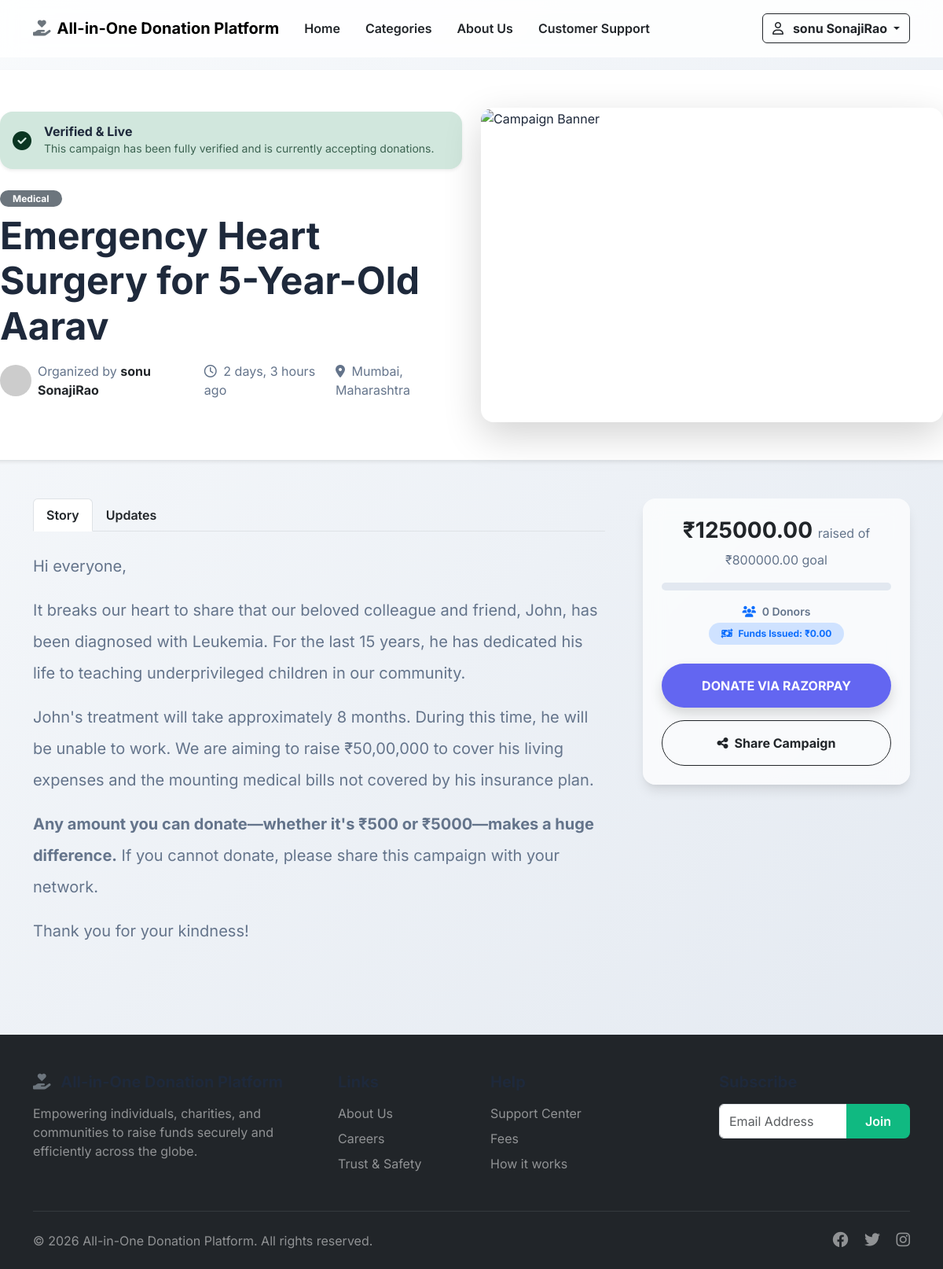
Screenshot of /campaign/1/ (signed in) with the database file from the repository.
### accounts/models.py (models this page shows, shortened)
class User(AbstractUser):
    class Role(models.TextChoices):
        DONOR = 'DONOR', _('Donor')
        CAMPAIGN_OWNER = 'OWNER', _('Campaign Owner')
        ADMIN = 'ADMIN', _('Admin')
    email = models.EmailField(_('email address'), unique=True)
    phone_number = models.CharField(_('phone number'), max_length=15, unique=True, null=True, blank=True)
    otp_code = models.CharField(max_length=6, null=True, blank=True)
    otp_expiry = models.DateTimeField(null=True, blank=True)
    role = models.CharField(
        max_length=20,
        choices=Role.choices,
        default=Role.DONOR
    )
    profile_image = models.ImageField(upload_to='profiles/', null=True, blank=True)
    verified = models.BooleanField(default=False)
    USERNAME_FIELD = 'email'
    REQUIRED_FIELDS = ['username']
    objects = CustomUserManager()
    def is_admin_role(self):
        return self.role == self.Role.ADMIN

### campaigns/models.py (models this page shows, shortened)
class Campaign(models.Model):
    class Status(models.TextChoices):
        DRAFT = 'DRAFT', _('Draft')
        ACTIVE = 'ACTIVE', _('Active')
        COMPLETED = 'COMPLETED', _('Completed')
        CANCELLED = 'CANCELLED', _('Cancelled')
    owner = models.ForeignKey(settings.AUTH_USER_MODEL, on_delete=models.CASCADE, related_name='campaigns')
    title = models.CharField(max_length=200)
    description = models.TextField()
    goal_amount = models.DecimalField(max_digits=12, decimal_places=2)
    raised_amount = models.DecimalField(max_digits=12, decimal_places=2, default=0.00)
    image = models.ImageField(upload_to='campaigns/images/', null=True, blank=True)
    start_date = models.DateTimeField(auto_now_add=True)
    end_date = models.DateTimeField(null=True, blank=True)
    category = models.ForeignKey(Category, on_delete=models.SET_NULL, null=True, related_name='campaigns')
    location = models.CharField(max_length=255, blank=True)
    payment_qr_code = models.ImageField(upload_to='campaigns/qr_codes/', null=True, blank=True, help_text="Upload your UPI or Bank QR code here")
    status = models.CharField(
        max_length=20,
        choices=Status.choices,
        default=Status.DRAFT
    )
    approved = models.BooleanField(default=False)
    status_reason = models.TextField(blank=True, null=True, help_text="Reason for current status or rejection notes")
    amount_issued = models.DecimalField(max_digits=12, decimal_places=2, default=0.00, help_text="Total amount paid out to the seeker")
    created_at = models.DateTimeField(auto_now_add=True)
    updated_at = models.DateTimeField(auto_now=True)
    @property
    def progress_percentage(self):
        if self.goal_amount > 0:
            return round((self.raised_amount / self.goal_amount) * 100, 2)
        return 0

class Category(models.Model):
    name = models.CharField(max_length=100, unique=True)
    slug = models.SlugField(max_length=100, unique=True)
    icon = models.ImageField(upload_to='categories/icons/', null=True, blank=True)
    class Meta:
        verbose_name_plural = "Categories"

### core/views.py (the view)
# urls.py: path('campaign/<int:pk>/', CampaignDetailView.as_view(), name='campaign_detail'),
class CampaignDetailView(DetailView):
    model = Campaign
    template_name = 'campaign_detail.html'
    context_object_name = 'campaign'

### templates/campaign_detail.html (shortened to what this page needs)
{% extends 'base.html' %}
{% load static %}
{% block content %}
<div class="row pt-5 bg-white border-bottom shadow-sm">
    <div class="container pb-5">
        <div class="row align-items-center">
            <div class="col-lg-6 mb-4 mb-lg-0">
                <div class="col-12 mb-4">
                    {% if campaign.status == 'DRAFT' %}
                        <div class="alert alert-warning border-0 shadow-sm rounded-4 d-flex align-items-center mb-4 p-3 anim-fade-in">
                            <i class="fa-solid fa-clock-rotate-left fs-4 me-3"></i>
                            <div>
                                <h6 class="fw-bold mb-0">Under Review</h6>
                                <p class="small mb-0 opacity-75">Our team is currently verifying the details of this campaign to ensure safety for our donors.</p>
                            </div>
                        </div>
                    {% elif campaign.status == 'ACTIVE' %}
                        <div class="alert alert-success border-0 shadow-sm rounded-4 d-flex align-items-center mb-4 p-3 anim-fade-in">
                            <i class="fa-solid fa-circle-check fs-4 me-3"></i>
                            <div>
                                <h6 class="fw-bold mb-0">Verified & Live</h6>
                                <p class="small mb-0 opacity-75">This campaign has been fully verified and is currently accepting donations.</p>
                            </div>
                        </div>
                    {% endif %}
                    <span class="badge bg-secondary mb-2 rounded-pill px-3">{{ campaign.category.name }}</span>
                    <h1 class="fw-bolder display-5 mb-3">{{ campaign.title }}</h1>
                    <div class="d-flex align-items-center text-muted-custom">
                        <img src="https://ui-avatars.com/api/?name={{ campaign.owner.get_full_name|default:campaign.owner.username }}&background=E5E7EB&color=374151" alt="Organizer" class="rounded-circle me-2" width="40" height="40">
                        <span class="me-3">Organized by <strong class="text-dark">{{ campaign.owner.get_full_name|default:campaign.owner.username }}</strong></span>
                        <span class="me-3"><i class="fa-regular fa-clock me-1"></i> {{ campaign.created_at|timesince }} ago</span>
                        {% if campaign.location %}
                        <span><i class="fa-solid fa-location-dot me-1"></i> {{ campaign.location }}</span>
                        {% endif %}
                    </div>
                </div>
            </div>
            <div class="col-lg-6">
                <div class="rounded-4 overflow-hidden shadow-lg position-relative" style="height: 400px;">
                    <img src="https://images.unsplash.com/photo-1538356111053-748a48e1acb8?q=80&w=1200" alt="Campaign Banner" class="w-100 h-100 object-fit-cover">
                </div>
            </div>
        </div>
    </div>
</div>
<div class="container my-5">
    <div class="row g-5">
        <div class="col-lg-8">
            <ul class="nav nav-tabs fw-semibold mb-4" id="campaignTabs" role="tablist">
                <li class="nav-item" role="presentation">
                    <button class="nav-link active text-dark" id="story-tab" data-bs-toggle="tab" data-bs-target="#story" type="button" role="tab" aria-selected="true">Story</button>
                </li>
                <li class="nav-item" role="presentation">
                    <button class="nav-link text-dark" id="updates-tab" data-bs-toggle="tab" data-bs-target="#updates" type="button" role="tab" aria-selected="false">Updates</button>
                </li>
            </ul>
            <div class="tab-content" id="campaignTabsContent">
                <div class="tab-pane fade show active" id="story" role="tabpanel" tabindex="0">
                    <div class="content text-muted-custom fs-5 lh-lg">
                        <p>Hi everyone,</p>
                        <p>It breaks our heart to share that our beloved colleague and friend, John, has been diagnosed with Leukemia. For the last 15 years, he has dedicated his life to teaching underprivileged children in our community.</p>
                        <p>John's treatment will take approximately 8 months. During this time, he will be unable to work. We are aiming to raise ₹50,00,000 to cover his living expenses and the mounting medical bills not covered by his insurance plan.</p>
                        <p><strong>Any amount you can donate—whether it's ₹500 or ₹5000—makes a huge difference.</strong> If you cannot donate, please share this campaign with your network.</p>
                        <p>Thank you for your kindness!</p>
                    </div>
                </div>
            </div>
        </div>
        <div class="col-lg-4">
            <div class="card glass-panel border-0 mb-4 sticky-top" style="top: 100px;">
                <div class="card-body p-4 text-center">
                    <h3 class="fw-bold text-dark mb-1">₹{{ campaign.raised_amount }} <span class="text-muted-custom fs-6 fw-normal">raised of ₹{{ campaign.goal_amount }} goal</span></h3>
                    <div class="progress-custom mb-3 mt-3">
                    </div>
                    <p class="text-muted-custom small fw-semibold mb-1">
                        <i class="fa-solid fa-users text-primary me-1"></i> {{ campaign.donations.count }} Donors
                    </p>
                    <div class="mb-4">
                        <span class="badge bg-primary-subtle text-primary rounded-pill px-3 py-2 fw-bold small"><i class="fa-solid fa-money-bill-transfer me-1"></i> Funds Issued: ₹{{ campaign.amount_issued }}</span>
                    </div>
                    <button class="btn btn-primary-custom w-100 py-3 rounded-pill fw-bold text-uppercase letter-spacing mb-3 shadow" data-bs-toggle="modal" data-bs-target="#donationModal">
                        Donate via Razorpay
                    </button>
                    <button class="btn btn-outline-dark w-100 py-3 rounded-pill fw-bold d-flex align-items-center justify-content-center">
                        <i class="fa-solid fa-share-nodes me-2"></i> Share Campaign
                    </button>
                </div>
            </div>
        </div>
    </div>
</div>
{% endblock %}

### templates/base.html (shortened to what this page needs)
{% load static %}
<!DOCTYPE html>
<html lang="en">
<head>
    <link href="https://cdn.jsdelivr.net/npm/bootstrap@5.3.0/dist/css/bootstrap.min.css" rel="stylesheet">
    <link rel="stylesheet" href="https://cdnjs.cloudflare.com/ajax/libs/font-awesome/6.4.0/css/all.min.css">
    <link rel="stylesheet" href="{% static 'css/styles.css' %}">
</head>
<body>
    <nav class="navbar navbar-expand-lg glass-nav sticky-top">
        <div class="container py-2">
            <a class="navbar-brand fw-bold mb-0 h1 text-primary-custom" href="/">
                <i class="fa-solid fa-hand-holding-heart text-secondary me-2"></i>All-in-One Donation Platform
            </a>
            <div class="collapse navbar-collapse" id="navbarNav">
                <ul class="navbar-nav me-auto mb-2 mb-lg-0">
                    <li class="nav-item">
                        <a class="nav-link fw-semibold px-3 {% if request.path == '/' %}text-primary-custom{% else %}text-dark{% endif %}" href="{% url 'home' %}">Home</a>
                    </li>
                    <li class="nav-item">
                        <a class="nav-link fw-semibold px-3 text-dark" href="{% url 'category_list' %}">Categories</a>
                    </li>
                    <li class="nav-item">
                        <a class="nav-link fw-semibold px-3 text-dark" href="{% if request.path == '/' %}#about{% else %}/#about{% endif %}">About Us</a>
                    </li>
                    <li class="nav-item">
                        <a class="nav-link fw-semibold px-3 text-dark" href="{% url 'my_tickets' %}">Customer Support</a>
                    </li>
                </ul>
                <div class="d-flex align-items-center">
                    {% if user.is_authenticated %}
                        <div class="dropdown">
                            <button class="btn btn-outline-dark fw-bold dropdown-toggle" type="button" data-bs-toggle="dropdown" aria-expanded="false">
                                <i class="fa-regular fa-user me-2"></i> {{ user.get_full_name|default:user.username }}
                            </button>
                        </div>
                    {% else %}
                        <a href="/login" class="nav-link fw-semibold me-4 text-dark d-none d-lg-block">Log in</a>
                        <a href="/login" class="btn btn-primary-custom">Start a Fundraiser</a>
                    {% endif %}
                </div>
            </div>
        </div>
    </nav>
    <main>
        {% block content %}{% endblock %}
    </main>
    <footer class="bg-dark text-white pt-5 pb-4 mt-5">
        <div class="container">
            <div class="row gx-5">
                <div class="col-md-4 mb-4">
                    <h5 class="fw-bold mb-3"><i class="fa-solid fa-hand-holding-heart text-secondary me-2"></i> All-in-One Donation Platform</h5>
                    <p class="text-white-50">Empowering individuals, charities, and communities to raise funds securely and efficiently across the globe.</p>
                </div>
                <div class="col-md-2 mb-4">
                    <h5 class="fw-bold mb-3">Links</h5>
                    <ul class="list-unstyled">
                        <li class="mb-2"><a href="#" class="text-white-50 text-decoration-none">About Us</a></li>
                        <li class="mb-2"><a href="#" class="text-white-50 text-decoration-none">Careers</a></li>
                        <li class="mb-2"><a href="#" class="text-white-50 text-decoration-none">Trust & Safety</a></li>
                    </ul>
                </div>
                <div class="col-md-3 mb-4">
                    <h5 class="fw-bold mb-3">Help</h5>
                    <ul class="list-unstyled">
                        <li class="mb-2"><a href="#" class="text-white-50 text-decoration-none">Support Center</a></li>
                        <li class="mb-2"><a href="#" class="text-white-50 text-decoration-none">Fees</a></li>
                        <li class="mb-2"><a href="#" class="text-white-50 text-decoration-none">How it works</a></li>
                    </ul>
                </div>
                <div class="col-md-3 mb-4">
                    <h5 class="fw-bold mb-3">Subscribe</h5>
                    <div class="input-group mb-3">
                        <input type="email" class="form-control" placeholder="Email Address" aria-label="Email">
                        <button class="btn btn-secondary-custom" type="button">Join</button>
                    </div>
                </div>
            </div>
            <hr class="border-secondary mt-2 mb-4">
            <div class="d-flex justify-content-between align-items-center">
                <span class="text-white-50">&copy; 2026 All-in-One Donation Platform. All rights reserved.</span>
                <div>
                    <a href="#" class="text-white-50 text-decoration-none me-3 h5"><i class="fa-brands fa-facebook"></i></a>
                    <a href="#" class="text-white-50 text-decoration-none me-3 h5"><i class="fa-brands fa-twitter"></i></a>
                    <a href="#" class="text-white-50 text-decoration-none h5"><i class="fa-brands fa-instagram"></i></a>
                </div>
            </div>
        </div>
    </footer>
</body>
</html>

### static/css/styles.css (style rules this page uses)
:root { --primary: #6366f1; --primary-hover: #4f46e5; --secondary: #10b981; --bg-gradient: linear-gradient(135deg, #f8fafc 0%, #e2e8f0 100%); --text-dark: #1e293b; --text-light: #64748b; --glass-bg: rgba(255, 255, 255, 0.7); --glass-border: rgba(255, 255, 255, 0.2); --shadow-sm: 0 1px 2px 0 rgba(0, 0, 0, 0.05); --shadow-md: 0 4px 6px -1px rgba(0, 0, 0, 0.1), 0 2px 4px -1px rgba(0, 0, 0, 0.06); --shadow-lg: 0 10px 15px -3px rgba(0, 0, 0, 0.1), 0 4px 6px -2px rgba(0, 0, 0, 0.05); }
body { font-family: 'Inter', sans-serif; background: var(--bg-gradient); color: var(--text-dark); min-height: 100vh; display: flex; flex-direction: column; }
main { flex: 1; }
.glass-panel { background: var(--glass-bg); backdrop-filter: blur(12px); -webkit-backdrop-filter: blur(12px); border: 1px solid var(--glass-border); border-radius: 16px; box-shadow: var(--shadow-lg); }
.glass-nav { background: rgba(255, 255, 255, 0.85); backdrop-filter: blur(10px); border-bottom: 1px solid var(--glass-border); }
.btn-primary-custom { background-color: var(--primary); color: white; border: none; border-radius: 8px; padding: 10px 24px; font-weight: 600; transition: all 0.3s ease; box-shadow: var(--shadow-sm); }
.btn-secondary-custom { background-color: var(--secondary); color: white; border: none; border-radius: 8px; padding: 10px 24px; font-weight: 600; transition: all 0.3s ease; }
.progress-custom { height: 10px; border-radius: 5px; background-color: #e2e8f0; overflow: hidden; }
h1, h2, h3, h4, h5, h6 { font-weight: 700; color: var(--text-dark); }
.text-muted-custom { color: var(--text-light); }

### rows the page displays
User: get_full_name "sonu SonajiRao"
Campaign: category.name "Medical", title "Emergency Heart Surgery for 5-Year-Old Aarav", owner.get_full_name "sonu SonajiRao", created_at "2 days, 3 hours", location "Mumbai, Maharashtra", raised_amount "125000.00", goal_amount "800000.00", donations.count "0", amount_issued "0.00"
